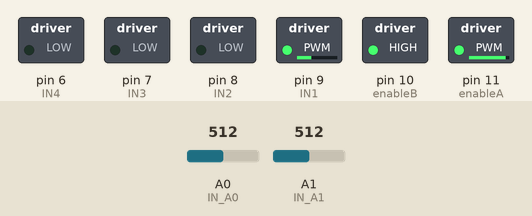
A sketch run on a simulated Arduino Uno, built with avr-gcc and run on an emulated ATmega328P. Parts: switched loads named in the sketch (green lamp = pin HIGH). Inputs (shaded band) come from the test bench; at power-on: A0 (IN_A0) = 512, A1 (IN_A1) = 512. What the sketch prints to the serial monitor is not drawn.

Above: at 0.1 s.
Timing chart, 0 to 1.6 s (numbered marks = the images above):
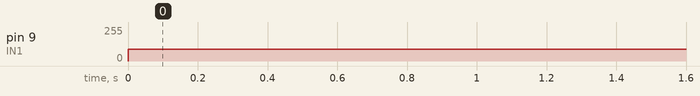

The sketch:

878RoverArduino.ino
```cpp
const int IN_A0 = A0;  // infrared input LEFT side
const int IN_A1 = A1;  // infrared input RIGHT side

const int trigPin = 12;
const int echoPin = 13;
const int IRThreshold = 20;
const int USThreshold = 20;

const int speed = 1000;

// Motor A (right) pins
const int enableA = 11;
const int IN1 = 9; // forward
const int IN2 = 8; // reverse

// Motor B (left) pins
const int enableB = 10;
const int IN3 = 7; // forward
const int IN4 = 6; // reverse

float reading;

void controlDir();

void setup() {
  // Initialize pin mode
  pinMode(IN_A0, INPUT);
  pinMode(IN_A1, INPUT);
  pinMode(enableA, OUTPUT);
  pinMode(enableB, OUTPUT);
  pinMode(trigPin, INPUT);
  pinMode(IN1, OUTPUT);
  pinMode(IN2, OUTPUT);
  pinMode(IN3, OUTPUT);
  pinMode(IN4, OUTPUT);

  analogWrite(enableA, speed);
  analogWrite(enableB, speed);
  // Turn off motors - Initial state
  digitalWrite(IN1, LOW);
  digitalWrite(IN2, LOW);
  digitalWrite(IN3, LOW);
  digitalWrite(IN4, LOW);

  Serial.begin(9600);
}

int changeVal;

void ultrasonicReading(){
  pinMode(echoPin, OUTPUT);
  digitalWrite(trigPin, LOW);
  delayMicroseconds(2);
  digitalWrite(trigPin, HIGH);
  delayMicroseconds(5);
  digitalWrite(trigPin, LOW);
  float duration = pulseIn(echoPin, HIGH);
  float distance = (duration / 58);
  reading = distance;
}

void loop() {
  int value_A0 = analogRead(IN_A0);
  int value_A1 = analogRead(IN_A1);

  int changeValA0 = map(value_A0, 0, 1023, 0, 100);
  int changeValA1 = map(value_A1, 0, 1023, 0, 100);
  Serial.print(changeValA0);
  Serial.print(" ");
  Serial.print(reading);
  Serial.print(" ");
  Serial.println(changeValA1);
  // analogWrite(enableA, speed);
  // analogWrite(enableB, speed);

  analogWrite(IN1, 90);
  analogWrite(IN2, 0);
  analogWrite(IN3, 90);
  analogWrite(IN4, 0);
}

void controlDir() {
  digitalWrite(IN1, HIGH);
  digitalWrite(IN2, LOW);
  digitalWrite(IN3, HIGH);
  digitalWrite(IN4, LOW);

  delay(2000);

  digitalWrite(IN1, LOW);
  digitalWrite(IN2, HIGH);
  digitalWrite(IN3, LOW);
  digitalWrite(IN4, HIGH);

  delay(2000);
}

void moveLeft(){
  analogWrite(IN1, 0);
  analogWrite(IN2, 0);
  analogWrite(IN3, 180);
  analogWrite(IN4, 0);
}

void moveRight(){
  analogWrite(IN1, 180);
  analogWrite(IN2, 0);
  analogWrite(IN3, 0);
  analogWrite(IN4, 0);
}

void stopMotors(){
  analogWrite(IN1, 0);
  analogWrite(IN2, 0);
  analogWrite(IN3, 0);
  analogWrite(IN4, 0);

}
```

Measured:
- by itself, pin 9 (IN1): 0/255 → 90/255 at 0.00 s
